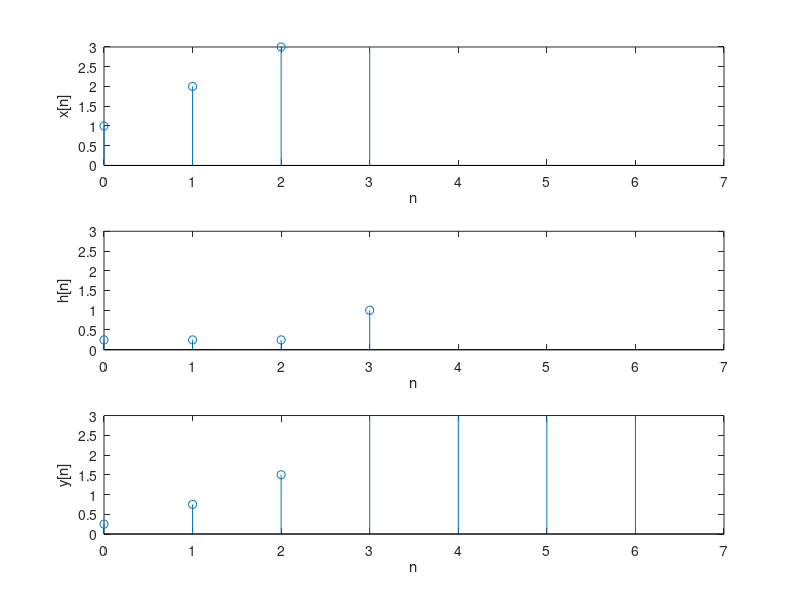
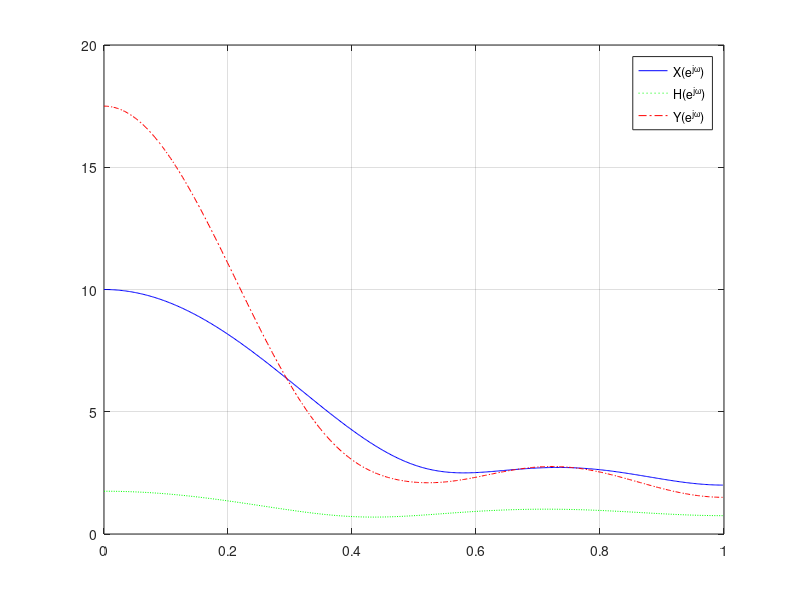

Write MATLAB code to recreate these figures, in order.
clc;clear;close all;
x=[1 2 3 4];
h=[1 1 1 4]/4;
y=conv(x,h);
subplot(3,1,1)
stem(0:length(x)-1,x)
axis([0 length(y) 0 3])
xlabel('n');ylabel('x[n]')
subplot(3,1,2)
stem(0:length(h)-1,h)
axis([0 length(y) 0 3])
xlabel('n');ylabel('h[n]')
subplot(3,1,3)
stem(0:length(y)-1,y)
axis([0 length(y) 0 3])
xlabel('n');ylabel('y[n]')

%% 周波数応答
X=freqz(x,1,512);
H=freqz(h,1,512);
[Y,w]=freqz(y,1,512);
figure(4)
%周波数応答特性
plot(w/pi,abs(X),'b')
hold on
plot(w/pi,abs(H),'g:')
hold on
plot(w/pi,abs(Y),'r-.')
legend('X(e^{j\omega})','H(e^{j\omega})','Y(e^{j\omega})')
grid on
hold off